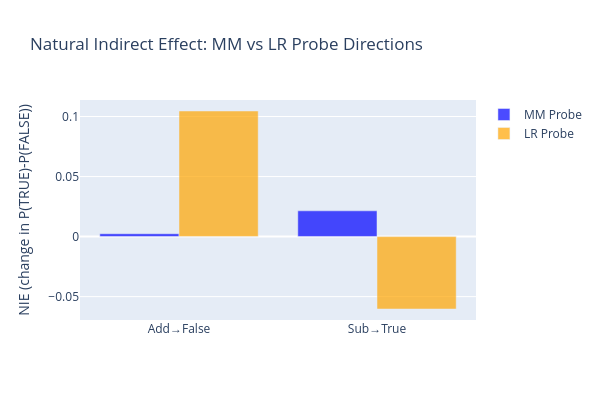

Source (notebook cell):
### Code cell
# Train LR probe on same data
lr_combined = LRProbe.from_data(combined_acts, combined_labels)
lr_direction = lr_combined.direction.detach()
lr_direction_hat = lr_direction / lr_direction.norm()
lr_proj_diff = ((true_mean - false_mean) @ lr_direction_hat).item()
lr_scaled_direction = lr_proj_diff * lr_direction_hat

# Run intervention for LR direction
lr_results = {}
for intervention_type in ["none", "add", "subtract"]:
    for subset in ["true", "false"]:
        mask = sp_eval_labels == (1 if subset == "true" else 0)
        subset_stmts = [s for s, m in zip(sp_eval_stmts, mask.tolist()) if m]
        p_diffs = intervention_experiment(
            subset_stmts,
            model,
            tokenizer,
            lr_scaled_direction,
            FEW_SHOT_PROMPT,
            TRUE_ID,
            FALSE_ID,
            intervene_layer_list,
            intervention=intervention_type,
        )
        lr_results[(intervention_type, subset)] = p_diffs.mean().item()

# Compute NIEs
mm_nie_false = results_intervention[("add", "false")] - results_intervention[("none", "false")]
mm_nie_true = results_intervention[("subtract", "true")] - results_intervention[("none", "true")]
lr_nie_false = lr_results[("add", "false")] - lr_results[("none", "false")]
lr_nie_true = lr_results[("subtract", "true")] - lr_results[("none", "true")]

nie_df = pd.DataFrame(
    {
        "Probe": ["MM", "MM", "LR", "LR"],
        "Intervention": ["Add to false", "Subtract from true", "Add to false", "Subtract from true"],
        "NIE": [f"{mm_nie_false:.4f}", f"{mm_nie_true:.4f}", f"{lr_nie_false:.4f}", f"{lr_nie_true:.4f}"],
    }
)
print("Natural Indirect Effects (NIE):")
display(nie_df)

# Side-by-side bar chart
fig = go.Figure()
fig.add_trace(
    go.Bar(
        name="MM Probe",
        x=["Add→False", "Sub→True"],
        y=[mm_nie_false, mm_nie_true],
        marker_color="blue",
        opacity=0.7,
    )
)
fig.add_trace(
    go.Bar(
        name="LR Probe",
        x=["Add→False", "Sub→True"],
        y=[lr_nie_false, lr_nie_true],
        marker_color="orange",
        opacity=0.7,
    )
)
fig.update_layout(
    title="Natural Indirect Effect: MM vs LR Probe Directions",
    yaxis_title="NIE (change in P(TRUE)-P(FALSE))",
    barmode="group",
    height=400,
    width=600,
)
fig.show()

### Figure 1 — Plotly figure (JSON) as saved in the notebook; plotly's stock layout.template omitted (floating-point values rounded to 4 significant figures)
{"data": [{"marker": {"color": "blue"}, "name": "MM Probe", "opacity": 0.7, "type": "bar", "x": ["Add→False", "Sub→True"], "y": [0.002382, 0.02146]}, {"marker": {"color": "orange"}, "name": "LR Probe", "opacity": 0.7, "type": "bar", "x": ["Add→False", "Sub→True"], "y": [0.1046, -0.06033]}], "layout": {"barmode": "group", "height": 400, "title": {"text": "Natural Indirect Effect: MM vs LR Probe Directions"}, "width": 600, "yaxis": {"title": {"text": "NIE (change in P(TRUE)-P(FALSE))"}}}}
